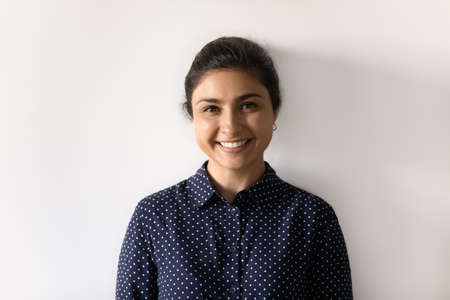
#> input picture server/Image Dataset/clear.png, 450 x 300 px, found by its file name
$ python lipsAndNose.py
#> lines starting #> are read from the running program, lines starting #| are printed output that depends on the picture
import cv2
import numpy as np

image = cv2.imread("/home/pradyumn/scripts/hackathons/Hackrx/main/backend/Image Dataset/clear.png")
#> image is the input picture: shape (300, 450, 3); mean B, G, R 175.9, 176.5, 182.9
#print(image)
image = cv2.resize(image, None, fx=0.5, fy=0.5, interpolation=cv2.INTER_AREA)
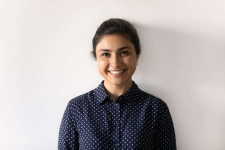
#> image: shape (150, 225, 3); mean B, G, R 176, 176.5, 183
grayImg = cv2.cvtColor(image,cv2.COLOR_BGR2GRAY)
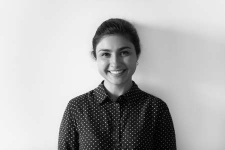
#> grayImg: shape (150, 225); min 0, max 246, mean 178.4
'''
nose_cascade = cv2.CascadeClassifier('/home/pradyumn/scripts/hackathons/Hackrx/haarcascade_mcs_nose.xml')
nose = nose_cascade.detectMultiScale(grayImg,1.7,11)
'''
mouth_cascade = cv2.CascadeClassifier('/home/pradyumn/scripts/hackathons/Hackrx/haarcascade_smile.xml')
mouth = mouth_cascade.detectMultiScale(grayImg,1.7,11)
#> mouth = ()
'''
for (x,y,w,h) in nose:
    y = int(y - 0.15*h)
    cv2.rectangle(image,(x,y),(x+w,y+h),(0,255,255),1)
'''

for (x,y,w,h) in mouth:
    y = int(y - 0.17*h)
    cv2.rectangle(image,(x,y),(x+w,y+h),(0,0,0),1)
#> this loop made 0 passes

#> (the run stopped early here; a loop or call above may not have finished)

$ run again, with server/Image Dataset/rdj.png copied over server/Image Dataset/clear.png
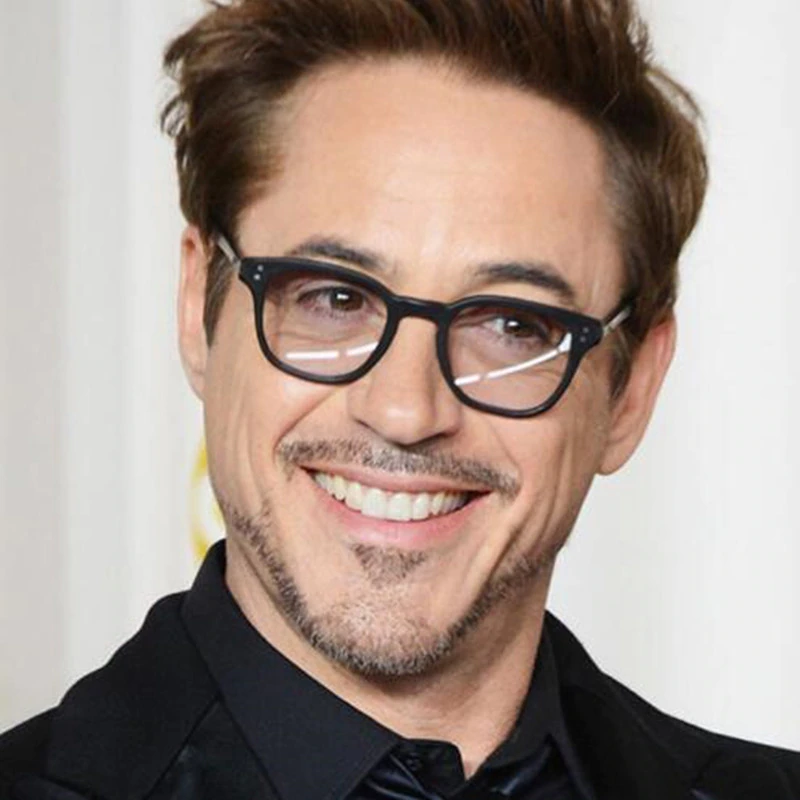
#> input picture server/Image Dataset/rdj.png, 800 x 800 px, found by its file name
#> image is the input picture: shape (800, 800, 3); mean B, G, R 139.1, 148, 164.4
#> `grayImg = cv2.cvtColor(image,cv2.COLOR_BGR2GRAY)`:
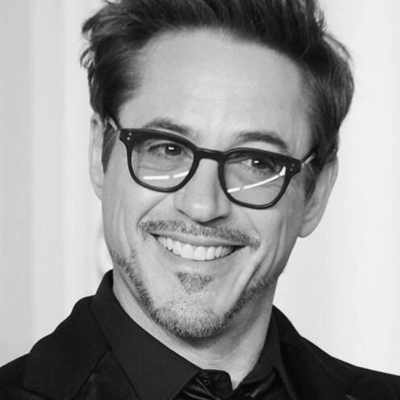
#> grayImg: shape (400, 400); min 4, max 254, mean 152
#> mouth = [[204, 168, 104, 52], [142, 222, 104, 52], [104, 201, 177, 88]]
#> the loop `for (x,y,w,h) in mouth:` made 3 passes
#> (x, y, w, h) on passes 1 to 3: (204, 159, 104, 52), (142, 213, 104, 52), (104, 186, 177, 88)
#> after the loop `for (x,y,w,h) in mouth:`:
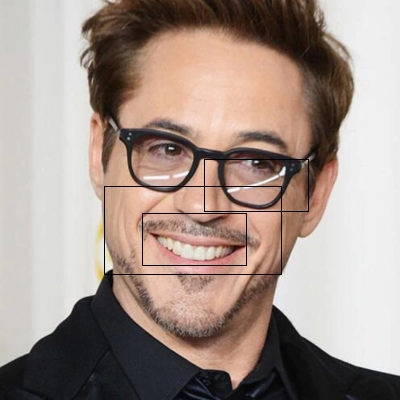
#> image: shape (400, 400, 3); mean B, G, R 138.3, 147.1, 163.2
#| 3

$ run again, with server/Image Dataset/right.png copied over server/Image Dataset/clear.png
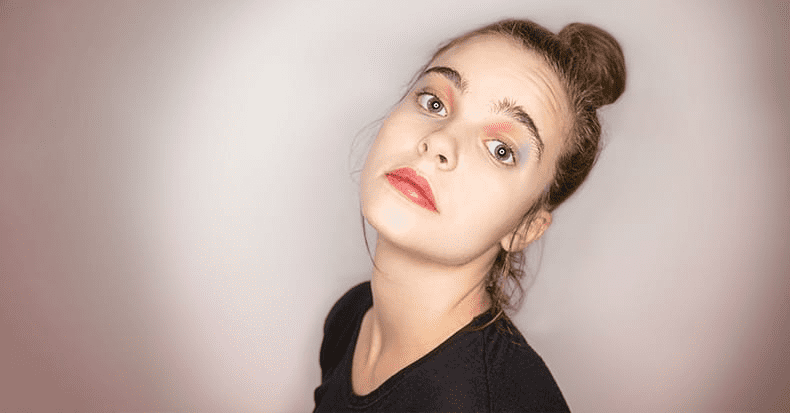
#> input picture server/Image Dataset/right.png, 790 x 413 px, found by its file name
#> image is the input picture: shape (413, 790, 3); mean B, G, R 162.2, 169.3, 189.6
#> `grayImg = cv2.cvtColor(image,cv2.COLOR_BGR2GRAY)`:
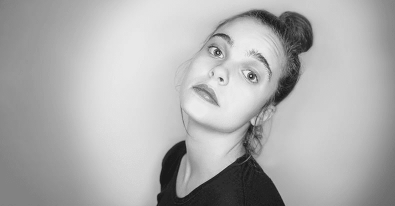
#> grayImg: shape (206, 395); min 25, max 235, mean 174.8
#> mouth = [[187, 67, 104, 52]]
#> the loop `for (x,y,w,h) in mouth:` made 1 pass
#> (x, y, w, h) on pass 1: (187, 58, 104, 52)
#> after the loop `for (x,y,w,h) in mouth:`:
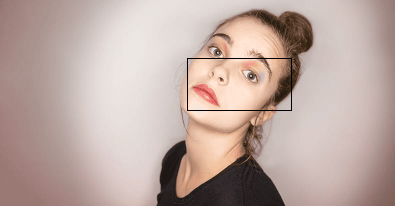
#> image: shape (206, 395, 3); mean B, G, R 161.9, 168.9, 189
#| 1
